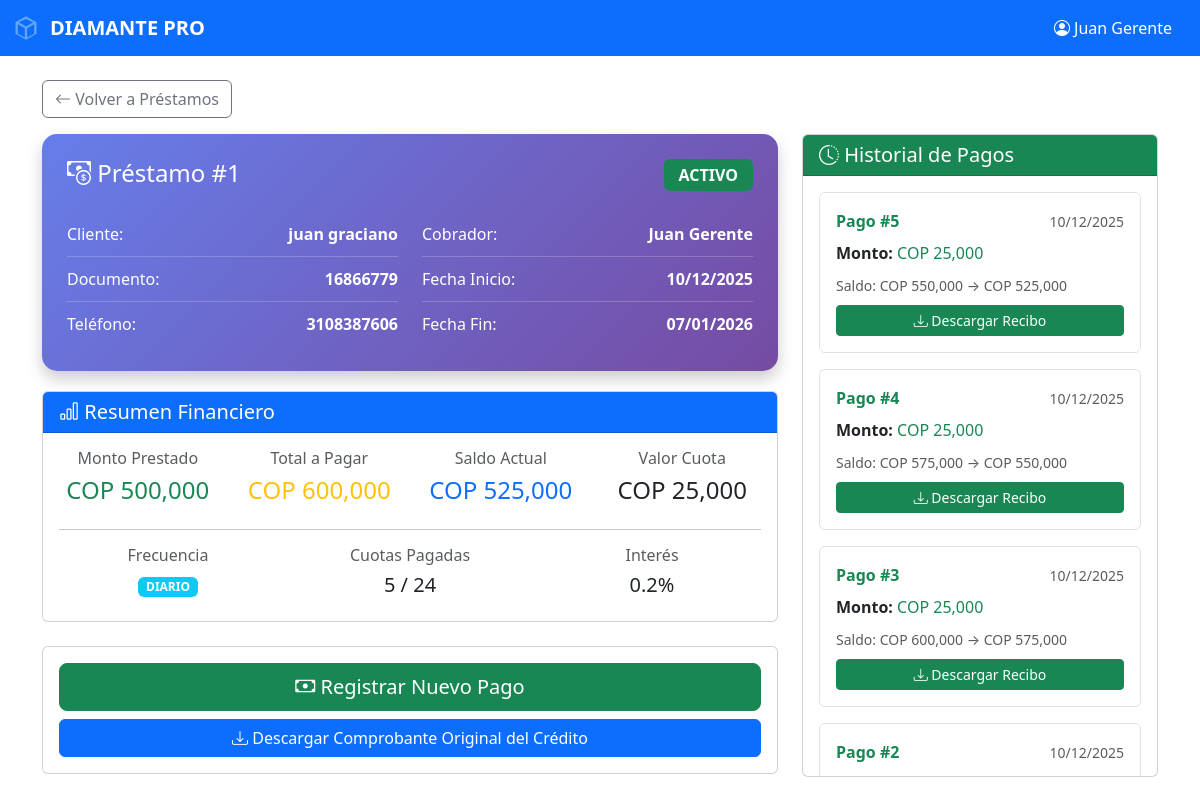
Page /prestamos/ver/1 (signed in) on the committed database.
### app/models.py (models this page shows, shortened)
class Usuario(db.Model):
    __tablename__ = 'usuarios'
    id = db.Column(db.Integer, primary_key=True)
    nombre = db.Column(db.String(100), nullable=False)
    usuario = db.Column(db.String(50), unique=True, nullable=False)
    password = db.Column(db.String(200), nullable=False)
    rol = db.Column(db.String(20), nullable=False) # 'dueno', 'secretaria', 'supervisor', 'cobrador'
    activo = db.Column(db.Boolean, default=True)
    fecha_creacion = db.Column(db.DateTime, default=datetime.utcnow)

class Prestamo(db.Model):
    __tablename__ = 'prestamos'
    id = db.Column(db.Integer, primary_key=True)
    cliente_id = db.Column(db.Integer, db.ForeignKey('clientes.id'), nullable=False)
    ruta_id = db.Column(db.Integer, db.ForeignKey('rutas.id'), nullable=False)  # Ahora se asocia a la ruta
    cobrador_id = db.Column(db.Integer, db.ForeignKey('usuarios.id'), nullable=True)  # Mantener por compatibilidad temporal
    monto_prestado = db.Column(db.Float, nullable=False)
    tasa_interes = db.Column(db.Float, default=0.20)  # 20% o 15% VIP
    monto_a_pagar = db.Column(db.Float, nullable=False)
    saldo_actual = db.Column(db.Float, nullable=False)
    valor_cuota = db.Column(db.Float, nullable=False)
    moneda = db.Column(db.String(3), default='COP')  # COP, USD, PEN, BRL, ARS
    frecuencia = db.Column(db.String(20), default='DIARIO')  # DIARIO, SEMANAL, QUINCENAL
    numero_cuotas = db.Column(db.Integer, nullable=False)
    cuotas_pagadas = db.Column(db.Integer, default=0)
    cuotas_atrasadas = db.Column(db.Integer, default=0)
    estado = db.Column(db.String(20), default='ACTIVO')  # ACTIVO, CANCELADO, MORA
    fecha_inicio = db.Column(db.DateTime, default=datetime.utcnow)
    fecha_fin_estimada = db.Column(db.DateTime)
    fecha_ultimo_pago = db.Column(db.DateTime)
    cliente = db.relationship('Cliente', backref='prestamos')
    ruta = db.relationship('Ruta', backref='prestamos')
    cobrador = db.relationship('Usuario', backref='prestamos_asignados')  # Mantener por compatibilidad

class Cliente(db.Model):
    __tablename__ = 'clientes'
    id = db.Column(db.Integer, primary_key=True)
    nombre = db.Column(db.String(100), nullable=False)
    documento = db.Column(db.String(20), unique=True, nullable=False)
    documento_negocio = db.Column(db.String(30))
    telefono = db.Column(db.String(20), nullable=False)
    whatsapp_codigo_pais = db.Column(db.String(5), default='57')  # Código de país para WhatsApp
    whatsapp_numero = db.Column(db.String(20))  # Número WhatsApp sin código de país
    direccion_negocio = db.Column(db.String(200))
    gps_latitud = db.Column(db.Float)
    gps_longitud = db.Column(db.Float)
    es_vip = db.Column(db.Boolean, default=False)
    fecha_registro = db.Column(db.DateTime, default=datetime.utcnow)

class Pago(db.Model):
    __tablename__ = 'pagos'
    id = db.Column(db.Integer, primary_key=True)
    prestamo_id = db.Column(db.Integer, db.ForeignKey('prestamos.id'), nullable=False)
    cobrador_id = db.Column(db.Integer, db.ForeignKey('usuarios.id'), nullable=False)
    monto = db.Column(db.Float, nullable=False)
    numero_cuotas_pagadas = db.Column(db.Integer, default=1)
    saldo_anterior = db.Column(db.Float, nullable=False)
    saldo_nuevo = db.Column(db.Float, nullable=False)
    fecha_pago = db.Column(db.DateTime, default=datetime.utcnow)
    observaciones = db.Column(db.String(500))
    tipo_pago = db.Column(db.String(20), default='NORMAL')  # NORMAL, ABONO, COMPLETO
    prestamo = db.relationship('Prestamo', backref='pagos')
    cobrador = db.relationship('Usuario', backref='pagos_realizados')

### app/routes.py (the view)
    @app.route('/prestamos/ver/<int:prestamo_id>')
    def prestamo_detalle(prestamo_id):
        if 'usuario_id' not in session:
            return redirect(url_for('home'))
        prestamo = Prestamo.query.get_or_404(prestamo_id)
        pagos = Pago.query.filter_by(prestamo_id=prestamo_id).order_by(Pago.fecha_pago.desc()).all()
        return render_template('prestamo_detalle.html',
                             prestamo=prestamo,
                             pagos=pagos,
                             nombre=session.get('nombre'),
                             rol=session.get('rol'))

### app/templates/prestamo_detalle.html (shortened to what this page needs)
<!DOCTYPE html>
<html>
<head>
    <link href="https://cdn.jsdelivr.net/npm/bootstrap@5.3.0/dist/css/bootstrap.min.css" rel="stylesheet">
    <link rel="stylesheet" href="https://cdn.jsdelivr.net/npm/bootstrap-icons@1.11.0/font/bootstrap-icons.css">
</head>
<body>
    <nav class="navbar navbar-expand-lg navbar-dark bg-primary">
        <div class="container-fluid">
            <a class="navbar-brand" href="/dashboard" style="display: inline-flex; align-items: center; gap: 10px; font-weight: 600;">
                <svg style="width: 28px; height: 28px; fill: #60a5fa;" viewBox="0 0 24 24">
                    <path d="M12 2L3 7v10l9 5 9-5V7l-9-5zm0 2.18L18.18 7 12 10.82 5.82 7 12 4.18zM5 8.82l6 3.5v7.86l-6-3.33V8.82zm8 11.36v-7.86l6-3.5v8.03l-6 3.33z"/>
                </svg>
                <span>DIAMANTE PRO</span>
            </a>
            <div class="d-flex align-items-center">
                <span class="text-white me-3">
                    <i class="bi bi-person-circle"></i> {{ nombre }}
                </span>
            </div>
        </div>
    </nav>
    <div class="container mt-4">
        <div class="row mb-3">
            <div class="col">
                <a href="/prestamos" class="btn btn-outline-secondary">
                    <i class="bi bi-arrow-left"></i> Volver a Préstamos
                </a>
            </div>
        </div>
        <div class="row">
            <div class="col-md-8">
                <div class="info-card">
                    <h4 class="mb-4">
                        <i class="bi bi-cash-coin"></i> Préstamo #{{ prestamo.id }}
                        <span class="badge badge-estado {% if prestamo.estado == 'ACTIVO' %}bg-success{% else %}bg-secondary{% endif %} float-end">
                            {{ prestamo.estado }}
                        </span>
                    </h4>
                    <div class="row">
                        <div class="col-md-6">
                            <div class="info-row">
                                <span>Cliente:</span>
                                <strong>{{ prestamo.cliente.nombre }}</strong>
                            </div>
                            <div class="info-row">
                                <span>Documento:</span>
                                <strong>{{ prestamo.cliente.documento }}</strong>
                            </div>
                            <div class="info-row">
                                <span>Teléfono:</span>
                                <strong>{{ prestamo.cliente.telefono }}</strong>
                            </div>
                        </div>
                        <div class="col-md-6">
                            <div class="info-row">
                                <span>Cobrador:</span>
                                <strong>{{ prestamo.cobrador.nombre }}</strong>
                            </div>
                            <div class="info-row">
                                <span>Fecha Inicio:</span>
                                <strong>{{ prestamo.fecha_inicio.strftime('%d/%m/%Y') }}</strong>
                            </div>
                            <div class="info-row">
                                <span>Fecha Fin:</span>
                                <strong>{{ prestamo.fecha_fin_estimada.strftime('%d/%m/%Y') }}</strong>
                            </div>
                        </div>
                    </div>
                </div>
                <div class="card mb-4">
                    <div class="card-header bg-primary text-white">
                        <h5 class="mb-0"><i class="bi bi-bar-chart"></i> Resumen Financiero</h5>
                    </div>
                    <div class="card-body">
                        <div class="row text-center">
                            <div class="col-md-3">
                                <h6 class="text-muted">Monto Prestado</h6>
                                <h4 class="text-success">{{ prestamo.moneda }} {{ "{:,.0f}".format(prestamo.monto_prestado) }}</h4>
                            </div>
                            <div class="col-md-3">
                                <h6 class="text-muted">Total a Pagar</h6>
                                <h4 class="text-warning">{{ prestamo.moneda }} {{ "{:,.0f}".format(prestamo.monto_a_pagar) }}</h4>
                            </div>
                            <div class="col-md-3">
                                <h6 class="text-muted">Saldo Actual</h6>
                                <h4 class="text-primary">{{ prestamo.moneda }} {{ "{:,.0f}".format(prestamo.saldo_actual) }}</h4>
                            </div>
                            <div class="col-md-3">
                                <h6 class="text-muted">Valor Cuota</h6>
                                <h4>{{ prestamo.moneda }} {{ "{:,.0f}".format(prestamo.valor_cuota) }}</h4>
                            </div>
                        </div>
                        <hr>
                        <div class="row text-center">
                            <div class="col-md-4">
                                <h6 class="text-muted">Frecuencia</h6>
                                <span class="badge bg-info">{{ prestamo.frecuencia }}</span>
                            </div>
                            <div class="col-md-4">
                                <h6 class="text-muted">Cuotas Pagadas</h6>
                                <h5>{{ prestamo.cuotas_pagadas }} / {{ prestamo.numero_cuotas }}</h5>
                            </div>
                            <div class="col-md-4">
                                <h6 class="text-muted">Interés</h6>
                                <h5>{{ prestamo.tasa_interes }}%</h5>
                            </div>
                        </div>
                    </div>
                </div>
                <div class="card mb-4">
                    <div class="card-body">
                        <div class="d-grid gap-2">
                            <a href="/cobro/registrar/{{ prestamo.id }}" class="btn btn-success btn-lg">
                                <i class="bi bi-cash"></i> Registrar Nuevo Pago
                            </a>
                            <a href="/prestamos/comprobante-imagen/{{ prestamo.id }}" class="btn btn-primary" download>
                                <i class="bi bi-download"></i> Descargar Comprobante Original del Crédito
                            </a>
                        </div>
                    </div>
                </div>
            </div>
            <div class="col-md-4">
                <div class="card">
                    <div class="card-header bg-success text-white">
                        <h5 class="mb-0"><i class="bi bi-clock-history"></i> Historial de Pagos</h5>
                    </div>
                    <div class="card-body" style="max-height: 600px; overflow-y: auto;">
                        {% if pagos %}
                            {% for pago in pagos %}
                            <div class="pago-item border rounded p-3 mb-3">
                                <div class="d-flex justify-content-between align-items-center mb-2">
                                    <strong class="text-success">Pago #{{ pago.id }}</strong>
                                    <small class="text-muted">{{ pago.fecha_pago.strftime('%d/%m/%Y') }}</small>
                                </div>
                                <div class="mb-2">
                                    <strong>Monto:</strong>
                                    <span class="text-success">{{ prestamo.moneda }} {{ "{:,.0f}".format(pago.monto) }}</span>
                                </div>
                                <div class="mb-2">
                                    <small class="text-muted">
                                        Saldo: {{ prestamo.moneda }} {{ "{:,.0f}".format(pago.saldo_anterior) }}
                                        → {{ prestamo.moneda }} {{ "{:,.0f}".format(pago.saldo_nuevo) }}
                                    </small>
                                </div>
                                <div class="d-grid gap-2">
                                    <a href="/cobro/recibo-imagen/{{ pago.id }}" class="btn btn-sm btn-success" download>
                                        <i class="bi bi-download"></i> Descargar Recibo
                                    </a>
                                </div>
                            </div>
                            {% endfor %}
                        {% else %}
                            <div class="alert alert-info">
                                <i class="bi bi-info-circle"></i>
                                No hay pagos registrados para este préstamo.
                            </div>
                        {% endif %}
                    </div>
                </div>
            </div>
        </div>
    </div>
</body>
</html>

### app/templates/prestamo_detalle.html (style rules this page uses)
.info-card { background: linear-gradient(135deg, #667eea 0%, #764ba2 100%); color: white; padding: 25px; border-radius: 15px; box-shadow: 0 8px 16px rgba(0, 0, 0, 0.2); margin-bottom: 20px; }
.info-row { display: flex; justify-content: space-between; padding: 10px 0; border-bottom: 1px solid rgba(255, 255, 255, 0.2); }
.info-row:last-child { border-bottom: none; }
.badge-estado { font-size: 1rem; padding: 8px 15px; }
.pago-item { transition: all 0.3s; }

### rows in the picture
Usuario: nombre "Juan Gerente", cobrador.nombre "Juan Gerente"
Prestamo: id "1", estado "ACTIVO", fecha_inicio "10/12/2025", fecha_fin_estimada "07/01/2026", moneda "COP", monto_prestado "500,000", monto_a_pagar "600,000", saldo_actual "525,000", valor_cuota "25,000", frecuencia "DIARIO", cuotas_pagadas "5", numero_cuotas "24", tasa_interes "0.2"
Cliente: cliente.nombre "juan graciano", cliente.documento "16866779", cliente.telefono "3108387606"
Pago: id "5", fecha_pago "10/12/2025", monto "25,000", saldo_anterior "550,000", saldo_nuevo "525,000"
Pago: id "4", fecha_pago "10/12/2025", monto "25,000", saldo_anterior "575,000", saldo_nuevo "550,000"
Pago: id "3", fecha_pago "10/12/2025", monto "25,000", saldo_anterior "600,000", saldo_nuevo "575,000"
Pago: id "2", fecha_pago "10/12/2025"
